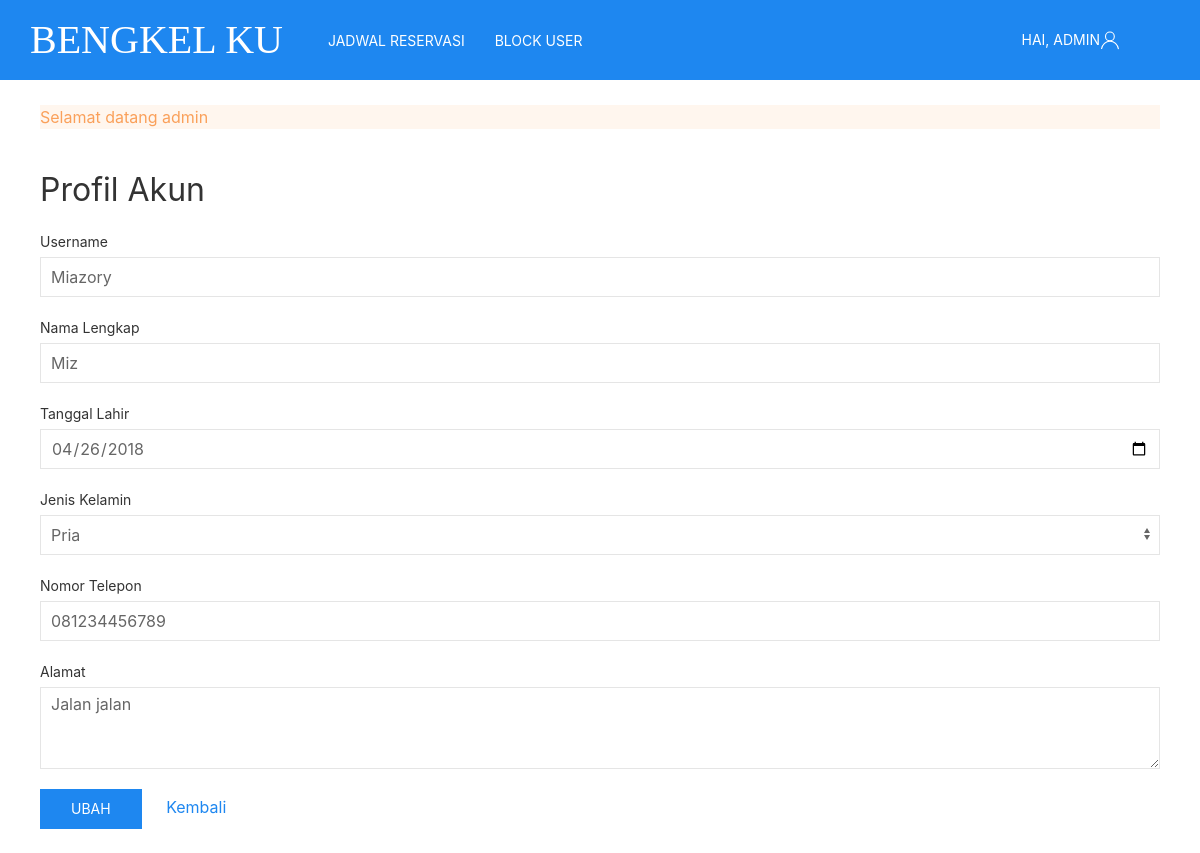
Page /admin/admin_profil_user.php?username=Miazory (signed in) on the committed database.
### tables this page shows
CREATE TABLE `user` (
  `username` varchar(15) NOT NULL,
  `password` varchar(32) NOT NULL,
  `nama` varchar(30) NOT NULL,
  `tgl_lahir` date NOT NULL,
  `jk` enum('Pria','Wanita') NOT NULL,
  `no_telp` varchar(15) NOT NULL,
  `alamat` varchar(50) NOT NULL,
  `block` enum('Blocked','Tidak') NOT NULL
);

### admin/admin_profil_user.php (the view, shortened to what this page needs)
<!DOCTYPE html>
<html>
<head>
	<link rel="stylesheet" type="text/css" href="../css/bengkel.css">
</head>
<body>
<nav class="uk-navbar-container" style="background-color:rgb(30,135,240);" uk-navbar>
    <div class="uk-navbar-left">
        <ul class="uk-navbar-nav">
            <li class="uk-active"><a href="admin_index.php" style="color:white; padding:30px; font-size: 40px;font-family:rockwell;">Bengkel Ku</a></li></li>
            <?php
                if(empty($_SESSION["username_adm"])){
                }elseif(isset($_SESSION["username_adm"])){
                    echo "<li><a href='admin_jadwal_reservasi.php' style='color:white'>Jadwal Reservasi</a></li>";
                    echo "<li><a href='admin_block_user.php' style='color:white;'>Block User</a></li>";
                }
            ?>
        </ul>
    </div>
    <div class="uk-navbar-right">
        <ul class="uk-navbar-nav">
            <li>
                <?php
                    if(empty($_SESSION["username_adm"])){
                        echo "<a href='#'' class='uk-icon-link uk-margin-small-left' uk-icon='user' style='color:white; padding-right:80px;'>Login</a>";
                    }elseif(isset($_SESSION["username_adm"])){
                        $akun = $_SESSION["username_adm"];
                        echo "<a href='#' class='uk-icon-link uk-margin-small-left' uk-icon='user' style='color:white; padding-right:80px;'>Hai, $akun</a>";
                    }
                ?>
            </li>
        </ul>
    </div>
</nav>
<div class="uk-container" style="padding-top:25px;">
    <?php
        include "action/act_alert_admin.php";
    ?>
    <h2>Profil Akun</h2>
    <?php
        include 'action/koneksi.php';
        $username=$_GET['username'];
        $data=mysqli_query($koneksi,"SELECT * FROM user WHERE username='$username' ") or die(mysqli_error($koneksi));
        $baris=mysqli_fetch_array($data);
    ?>
        <div class="uk-container">
            <form class="uk-form-stacked" action="action/act_update_user_admin.php" method="post">
                <div class="uk-margin">
                    <label class="uk-form-label" for="form-stacked-text">Username</label>
                    <div class="uk-form-controls">
                        <input class="uk-input" id="form-stacked-text" type="text" name="username" value="<?php echo $baris['username']?>" maxlength="15" readonly>
                    </div>
                </div>
                <div class="uk-margin">
                    <label class="uk-form-label" for="form-stacked-text">Nama Lengkap</label>
                    <div class="uk-form-controls">
                        <input class="uk-input" id="form-stacked-text" type="text" name="nama" value="<?php echo $baris['nama']?>" placeholder="Masukkan Nama Lengkap" maxlength="30" required>
                    </div>
                </div>
                <div class="uk-margin">
                    <label class="uk-form-label" for="form-stacked-text">Tanggal Lahir</label>
                    <div class="uk-form-controls">
                        <input class="uk-input" id="form-stacked-text" type="date" name="tgl_lahir" value="<?php echo $baris['tgl_lahir']?>" min='1910-01-01' max="<?php echo date('Y-m-d');?>" required>
                    </div>
                </div>
                <div class="uk-margin">
                    <label class="uk-form-label" for="form-stacked-select">Jenis Kelamin</label>
                    <div class="uk-form-controls">
                        <select class="uk-select" id="form-stacked-select" name="jk" required>
                            <option <?php if($baris['jk']=='Pria') echo 'selected="selected"';?>>Pria</option>
                        </select>
                    </div>
                </div>
                <div class="uk-margin">
                    <label class="uk-form-label" for="form-stacked-text">Nomor Telepon</label>
                    <div class="uk-form-controls">
                        <input class="uk-input" id="form-stacked-text" type="number" name="no_telp" value="<?php echo $baris['no_telp']?>" maxlength="15" placeholder="Masukkan Nomor Telepon" required>
                    </div>
                </div>
                <div class="uk-margin">
                    <label class="uk-form-label" for="form-stacked-select">Alamat</label>
                    <textarea class="uk-textarea" rows="3" name="alamat" maxlength="50" placeholder="Masukkan Alamat" required><?php echo $baris['alamat']?></textarea>
                </div>
                <button class="uk-button uk-button-primary" type="submit" name="button">Ubah</button>
                <a href="admin_block_user.php" style="padding-left:20px;">Kembali</a>
            </form>
        </div>
</div>
<br>
</body>
</html>

### rows in the picture
user: username "Miazory", nama "Miz", tgl_lahir "04/26/2018", jk "Pria", no_telp "081234456789", alamat "Jalan jalan"

### other values in the picture
$akun "ADMIN"
$_SESSION["alert"] "Selamat datang admin"
